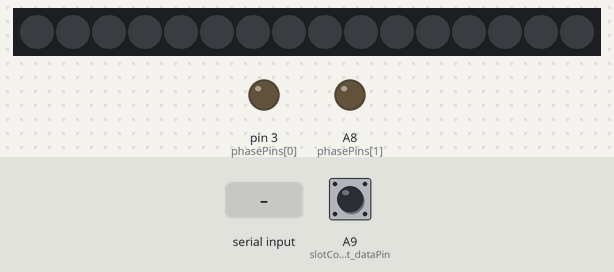
Bench run of a sketch on a simulated Arduino Mega 2560, built with avr-gcc and run on an emulated ATmega2560. Parts: 16 RGB LEDs in strip order, left to right, output pins drawn as LEDs (lit = HIGH). Inputs (shaded band) come from the test bench; at power-on: A9 (slotCount_dataPin) HIGH. Dim RGB values are drawn brighter than linear.

Above: at 1.2 s.
1.3 s: "<5>" received over Serial
At 1.6 s:
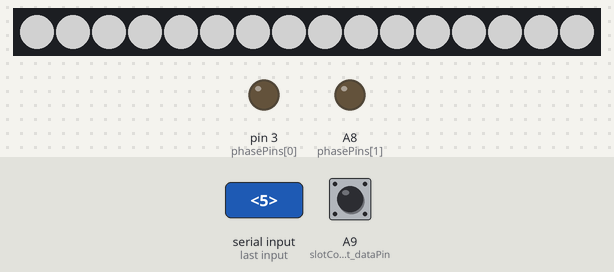
4.4 s: "<90,45,200>" received over Serial
At 5.5 s:
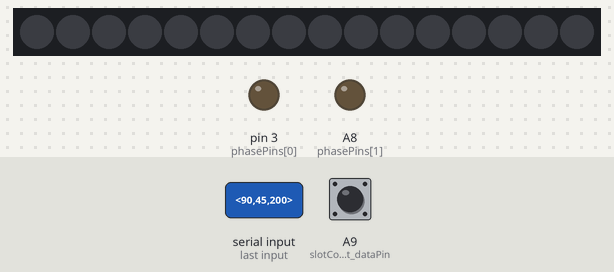
Timing chart, 0 to 7.4 s (numbered marks = the images above; inputs shaded):
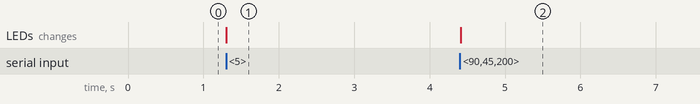

The sketch:

SensorSide_Board2.ino
```cpp
//program for Arduino of sensor side - board 2 (raspberry pi side)
//last modified 3 February 2021

#include <Adafruit_NeoPixel.h>

//stones
const int TEN_STONE_BOARD =  10;
const int SIX_STONE_BOARD =  6;
const int TWO_STONE_BOARD = 2;
const int BOARD_COUNT = 6;

int board_sums[BOARD_COUNT];
int board_vals[BOARD_COUNT][TEN_STONE_BOARD];
int board_pins[BOARD_COUNT][TEN_STONE_BOARD] = {
  {22,24,26,28,30,32,34,36,38,40},
  {4,5,6,7,8,9,10,11,12,13},
  {23,25,27,29,31,33,35,37,39,41},
  {42,44,46,48,50,52},
  {A0,A1,A2,A3,A4,A5},
  {A14,A15}
};

//slot counter variables
int State;             // the current reading from the input pin
int lastState = LOW;   // the previous reading from the input pin
unsigned long lastDebounceTime = 0;  // the last time the output pin was toggled
unsigned long debounceDelay = 2;    // the debounce time; increase if the output flickers

//slot counter LED
const int demand_LED = 2;
const int LED_COUNT = 16;
Adafruit_NeoPixel strip(LED_COUNT, demand_LED, NEO_GRB+NEO_KHZ800);
boolean demand_phase = false;

//define all of these
const int phaseNo = 2;
int phasePins[phaseNo] = {3,A8}; // {Logistics, Transport1}
int slotCount_dataPin = A9; //make sure to pullup to 20k
int phaseArrowStates[phaseNo] = {LOW,LOW};
const byte numChars = 128;
char receivedChars[numChars];
char tempChars[numChars];
int score = 0;

//boolean for Serial registration
boolean newData = false;

//instruction packet components <ARROW_PHASE,SCORE_QUERY>
//defining the arrow phase codings
const int NONE = 0;
const int ASSEMBLY = 1;
const int LOGISTICS = 2;
const int TRANSPORT1 = 3;
const int TRANSPORT2 = 4;
const int DEMAND = 5;

//information codes
const int SCORE_QUERY = 1;
const int SCORE_ERASE = 2;

//deciphered score
int arrow_phase = -1;
int score_query = -1;
int stone_query = -1;


void setup() {
  // put your setup code here, to run once:
  Serial.begin(9600);
  pinMode(slotCount_dataPin, INPUT_PULLUP);
  for (int i = 0; i < phaseNo; i++){
    pinMode(phasePins[i],OUTPUT);
  }
  setupStoneBoards();
  setupLEDstrip();
}

void loop() {
  // put your main code here, to run repeatedly:
  recvWithStartEndMarkers();
  changeHardwareState();
}

void recvWithStartEndMarkers() {
    static boolean recvInProgress = false;
    static byte ndx = 0;
    char startMarker = '<';
    char endMarker = '>';
    char rc;

    while (Serial.available() > 0 && newData == false) {
        rc = Serial.read();

        if (recvInProgress == true) {
            if (rc != endMarker) {
                receivedChars[ndx] = rc;
                ndx++;
                if (ndx >= numChars) {
                    ndx = numChars - 1;
                }
            }
            else {
                receivedChars[ndx] = '\0'; // terminate the string
                recvInProgress = false;
                ndx = 0;
                newData = true;
            }
        }

        else if (rc == startMarker) {
            recvInProgress = true;
        }
    }
}
void parseData(){
    char * strtokIndx; // this is used by strtok() as an index

    strtokIndx = strtok(tempChars,",");      // get the first part - the string
    arrow_phase = atoi(strtokIndx); // copy it to messageFromPC

    strtokIndx = strtok(NULL, ","); // this continues where the previous call left off
    score_query = atoi(strtokIndx);     // convert this part to an integer

    strtokIndx = strtok(NULL, ","); // this continues where the previous call left off
    stone_query = atoi(strtokIndx);     // convert this part to an integer
}
void changeHardwareState(){
  if(newData == true){
    //get information from packet and change boolean
    strcpy(tempChars, receivedChars);
    parseData();
    newData = false;

    //arrow if-else statements
    phaseArrowStates[0]=LOW;
    phaseArrowStates[1]=LOW;
    demand_phase=false;
    if (arrow_phase == LOGISTICS){
      phaseArrowStates[0]=HIGH;
    }
    else if (arrow_phase == TRANSPORT1){
       phaseArrowStates[1]=HIGH;
    }
    else if (arrow_phase == DEMAND){
       demand_phase = true;
    }

    //score query
    if (score_query == SCORE_QUERY){
      Serial.print(createPacket(String(score),board_sums));
    }
    else if (score_query == SCORE_ERASE){
      score=0;
    }

    //stone query
    if (stone_query == 1){
      StoneCount();
      Serial.print(createPacket(String(score),board_sums));
    }
  }
  writeArrowStates();
  slotCount();
}


void setupStoneBoards(){
  for(int i = 0; i < BOARD_COUNT-3; i++){
    for(int j = 0; j < TEN_STONE_BOARD; j++){
      pinMode(board_pins[i][j], INPUT);
    }
  }
  for(int i = 3; i < BOARD_COUNT-1; i++){
    for(int j = 0; j < SIX_STONE_BOARD; j++){
      pinMode(board_pins[i][j], INPUT);
    }
  }
  for(int j = 0; j < TWO_STONE_BOARD; j++){
    pinMode(board_pins[5][j], INPUT);
  }
}

void StoneCount(){
  for(int i = 0; i < BOARD_COUNT-3; i++){
    board_sums[i] = TEN_STONE_BOARD;
    for(int j = 0; j < TEN_STONE_BOARD; j++){
      board_vals[i][j] = digitalRead(board_pins[i][j]);
      board_sums[i] = board_sums[i] - board_vals[i][j];
    }
  }
  for(int i = 3; i < BOARD_COUNT-1; i++){
    board_sums[i] = SIX_STONE_BOARD;
    for(int j = 0; j < SIX_STONE_BOARD; j++){
      board_vals[i][j] = digitalRead(board_pins[i][j]);
      board_sums[i] = board_sums[i] - board_vals[i][j];
    }
  }
  board_sums[BOARD_COUNT-1] = TWO_STONE_BOARD;
  for(int j = 0; j < TWO_STONE_BOARD; j++){
      board_vals[BOARD_COUNT-1][j] = digitalRead(board_pins[BOARD_COUNT-1][j]);
      board_sums[BOARD_COUNT-1] = board_sums[BOARD_COUNT-1] - board_vals[BOARD_COUNT-1][j];
  }
}
String createPacket(String score, int stoneCountArr[]){
  String msg = "<"+score+",";
  for(int i = 0; i < BOARD_COUNT-1; i++){
    msg+=String(stoneCountArr[i]);
    msg+=",";
  }
  msg+=String(stoneCountArr[BOARD_COUNT-1]);
  msg+=">";
  return msg;
}
void slotCount(){
  int reading = digitalRead(slotCount_dataPin);
  if (reading != lastState) {
    lastDebounceTime = millis();
  }
  if ((millis() - lastDebounceTime) > debounceDelay) {
    if (reading != State) {
      State = reading;
      if (State == LOW) {
        score=score+1;
        Serial.print(createPacket(String(score),board_sums));
      }
    }
  }
  lastState = reading;
}

void writeArrowStates(){
  for (int i = 0; i < phaseNo; i++){
    digitalWrite(phasePins[i],phaseArrowStates[i]);
  }
  if(demand_phase==true){
    setLEDStripHIGH();
  }
  else{
    setLEDStripLOW();
  }
}

void setupLEDstrip(){
  strip.begin();
  strip.setBrightness(120);
  strip.show();
}

void setLEDStripHIGH(){
  for(int i = 0; i < LED_COUNT; i++){
    strip.setPixelColor(i,255,255,255);
  }
  strip.show();
}

void setLEDStripLOW(){
  strip.clear();
  strip.show();
}
```

Measured:
- after the input at 1.3 s, the LEDs: change at once (image 1)
- after the input at 4.4 s, the LEDs: change at once (image 2)
